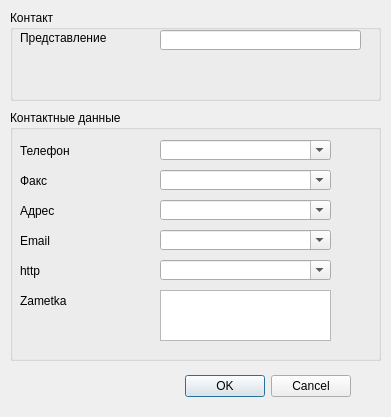
<?xml version="1.0" encoding="UTF-8"?>
<ui version="4.0">
 <class>ContView</class>
 <widget class="QDialog" name="ContView">
  <property name="geometry">
   <rect>
    <x>0</x>
    <y>0</y>
    <width>391</width>
    <height>417</height>
   </rect>
  </property>
  <property name="windowTitle">
   <string>Контактная информация</string>
  </property>
  <widget class="QDialogButtonBox" name="buttonBox">
   <property name="geometry">
    <rect>
     <x>10</x>
     <y>370</y>
     <width>341</width>
     <height>32</height>
    </rect>
   </property>
   <property name="orientation">
    <enum>Qt::Horizontal</enum>
   </property>
   <property name="standardButtons">
    <set>QDialogButtonBox::Cancel|QDialogButtonBox::Ok</set>
   </property>
  </widget>
  <widget class="QGroupBox" name="dataGroupBox">
   <property name="geometry">
    <rect>
     <x>10</x>
     <y>110</y>
     <width>371</width>
     <height>251</height>
    </rect>
   </property>
   <property name="sizePolicy">
    <sizepolicy hsizetype="Maximum" vsizetype="Preferred">
     <horstretch>0</horstretch>
     <verstretch>0</verstretch>
    </sizepolicy>
   </property>
   <property name="title">
    <string>Контактные данные</string>
   </property>
   <widget class="QComboBox" name="comboBox">
    <property name="geometry">
     <rect>
      <x>150</x>
      <y>30</y>
      <width>171</width>
      <height>20</height>
     </rect>
    </property>
    <property name="editable">
     <bool>true</bool>
    </property>
   </widget>
   <widget class="QLabel" name="label">
    <property name="geometry">
     <rect>
      <x>10</x>
      <y>30</y>
      <width>131</width>
      <height>21</height>
     </rect>
    </property>
    <property name="text">
     <string>Телефон</string>
    </property>
   </widget>
   <widget class="QLabel" name="label_2">
    <property name="geometry">
     <rect>
      <x>10</x>
      <y>60</y>
      <width>131</width>
      <height>21</height>
     </rect>
    </property>
    <property name="text">
     <string>Факс</string>
    </property>
   </widget>
   <widget class="QComboBox" name="comboBox_2">
    <property name="geometry">
     <rect>
      <x>150</x>
      <y>60</y>
      <width>171</width>
      <height>20</height>
     </rect>
    </property>
    <property name="editable">
     <bool>true</bool>
    </property>
   </widget>
   <widget class="QLabel" name="label_3">
    <property name="geometry">
     <rect>
      <x>10</x>
      <y>90</y>
      <width>131</width>
      <height>21</height>
     </rect>
    </property>
    <property name="text">
     <string>Адрес</string>
    </property>
   </widget>
   <widget class="QComboBox" name="comboBox_3">
    <property name="geometry">
     <rect>
      <x>150</x>
      <y>90</y>
      <width>171</width>
      <height>20</height>
     </rect>
    </property>
    <property name="editable">
     <bool>true</bool>
    </property>
   </widget>
   <widget class="QLabel" name="label_4">
    <property name="geometry">
     <rect>
      <x>10</x>
      <y>120</y>
      <width>131</width>
      <height>21</height>
     </rect>
    </property>
    <property name="text">
     <string>Email</string>
    </property>
   </widget>
   <widget class="QComboBox" name="comboBox_4">
    <property name="geometry">
     <rect>
      <x>150</x>
      <y>120</y>
      <width>171</width>
      <height>20</height>
     </rect>
    </property>
    <property name="editable">
     <bool>true</bool>
    </property>
   </widget>
   <widget class="QLabel" name="label_5">
    <property name="geometry">
     <rect>
      <x>10</x>
      <y>150</y>
      <width>131</width>
      <height>21</height>
     </rect>
    </property>
    <property name="text">
     <string>http</string>
    </property>
   </widget>
   <widget class="QComboBox" name="comboBox_5">
    <property name="geometry">
     <rect>
      <x>150</x>
      <y>150</y>
      <width>171</width>
      <height>20</height>
     </rect>
    </property>
    <property name="editable">
     <bool>true</bool>
    </property>
   </widget>
   <widget class="QLabel" name="label_6">
    <property name="geometry">
     <rect>
      <x>10</x>
      <y>180</y>
      <width>131</width>
      <height>21</height>
     </rect>
    </property>
    <property name="text">
     <string>Zametka</string>
    </property>
   </widget>
   <widget class="QTextEdit" name="textEdit">
    <property name="geometry">
     <rect>
      <x>150</x>
      <y>180</y>
      <width>171</width>
      <height>51</height>
     </rect>
    </property>
   </widget>
  </widget>
  <widget class="QGroupBox" name="groupBox">
   <property name="geometry">
    <rect>
     <x>10</x>
     <y>10</y>
     <width>371</width>
     <height>91</height>
    </rect>
   </property>
   <property name="title">
    <string>Контакт</string>
   </property>
   <widget class="QLabel" name="label_7">
    <property name="geometry">
     <rect>
      <x>10</x>
      <y>20</y>
      <width>91</width>
      <height>16</height>
     </rect>
    </property>
    <property name="text">
     <string>Представление</string>
    </property>
   </widget>
   <widget class="QLineEdit" name="lineEdit">
    <property name="geometry">
     <rect>
      <x>150</x>
      <y>20</y>
      <width>201</width>
      <height>20</height>
     </rect>
    </property>
   </widget>
  </widget>
 </widget>
 <resources/>
 <connections>
  <connection>
   <sender>buttonBox</sender>
   <signal>accepted()</signal>
   <receiver>ContView</receiver>
   <slot>accept()</slot>
   <hints>
    <hint type="sourcelabel">
     <x>248</x>
     <y>254</y>
    </hint>
    <hint type="destinationlabel">
     <x>157</x>
     <y>274</y>
    </hint>
   </hints>
  </connection>
  <connection>
   <sender>buttonBox</sender>
   <signal>rejected()</signal>
   <receiver>ContView</receiver>
   <slot>reject()</slot>
   <hints>
    <hint type="sourcelabel">
     <x>316</x>
     <y>260</y>
    </hint>
    <hint type="destinationlabel">
     <x>286</x>
     <y>274</y>
    </hint>
   </hints>
  </connection>
 </connections>
</ui>
